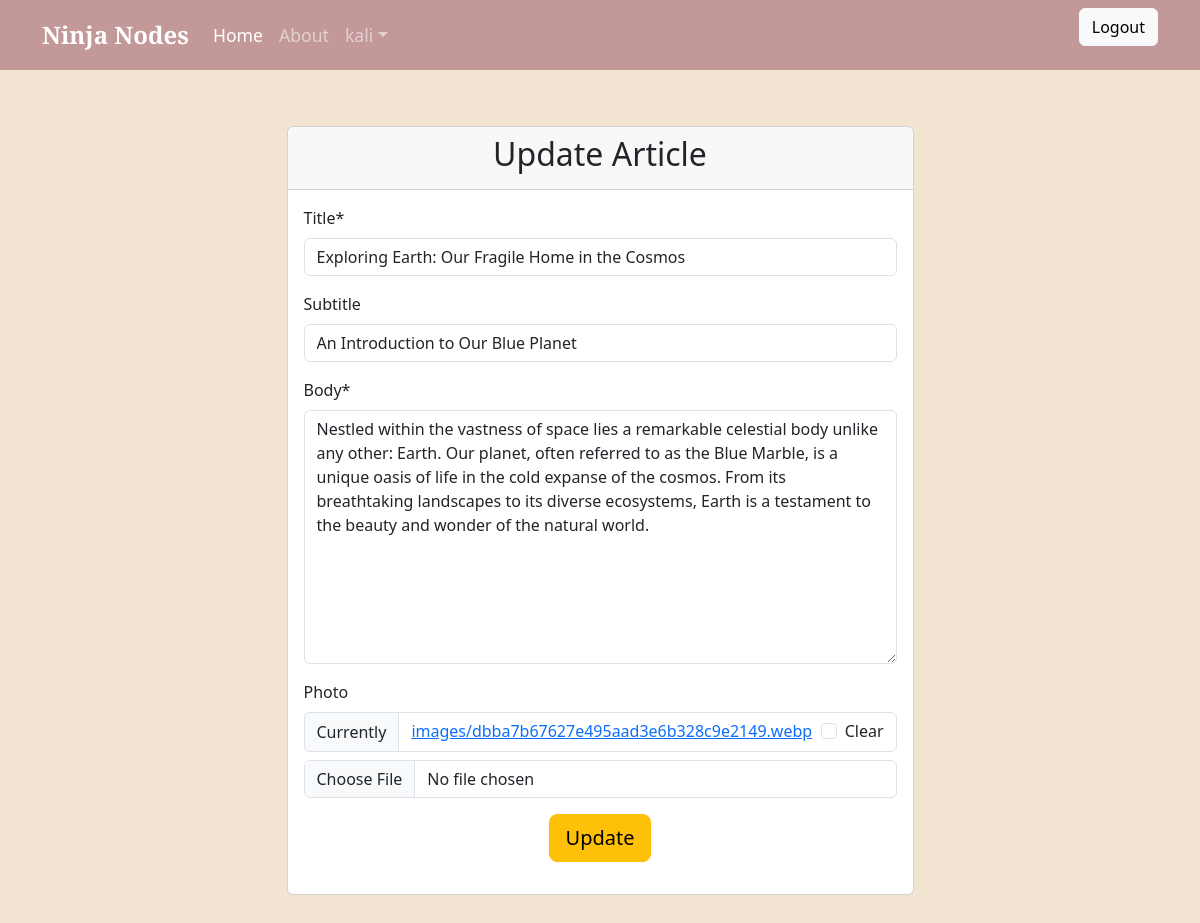
Screenshot of /update/article/10/ (signed in) with the database file from the repository.
### accounts/models.py (models this page shows)
class CustomUser(AbstractUser):
    date_of_birth = models.DateTimeField(null=True, blank=True)

### articles/models.py (models this page shows, shortened)
class Article(models.Model):
    title = models.CharField(max_length=255)
    subtitle = models.CharField(max_length=255, blank=True)
    body = RichTextField()
    photo = models.ImageField(upload_to="images/", blank=True)
    date = models.DateTimeField(auto_now_add=True)
    author = models.ForeignKey(get_user_model(), on_delete=models.CASCADE)

### articles/views.py (the view)
# urls.py: path('update/article/<int:pk>/', ArticleUpdateView.as_view(), name='update'),
class ArticleUpdateView(LoginRequiredMixin,UserPassesTestMixin, UpdateView):
    model = Article
    fields = ['title', 'subtitle', 'body', 'photo']
    template_name = "update_view.html"
    success_url = reverse_lazy("home")
    def test_func(self):
        obj = self.get_object()
        return obj.author == self.request.user

### templates/update_view.html (shortened to what this page needs)
{% extends 'base.html' %}
{% load crispy_forms_tags %}
{% block content %}
<div class="container py-5">
    <div class="row justify-content-center">
        <div class="col-md-7">
            <div class="card custom-card">
                <div class="card-header custom-card-header text-center">
                    <h2 class="custom-card-title">Update Article</h2>
                </div>
                <div class="card-body custom-card-body">
                    <form method="post" enctype="multipart/form-data">
                        <div class="mb-3">
                            {{ form.title|as_crispy_field }}
                        </div>
                        <div class="mb-3">
                            {{ form.subtitle|as_crispy_field }}
                        </div>
                        <div class="mb-3">
                            {{ form.body|as_crispy_field }}
                        </div>
                        <div class="mb-3">
                            {{ form.photo|as_crispy_field }}
                        </div>
                        <div class="text-center">
                            <button type="submit" class="btn btn-warning btn-lg">Update</button>
                        </div>
                    </form>
                </div>
            </div>
        </div>
    </div>
</div>
{% endblock %}

### templates/base.html (shortened to what this page needs)
{% load static %}
<!DOCTYPE html>
<html lang="en">
<head>
    <link rel="stylesheet" href="{% static 'css/navbar.css' %}">
    <link rel="stylesheet" href="{% static 'css/styles.css' %}">
    <link rel="stylesheet" href="https://cdn.jsdelivr.net/npm/bootstrap@5.3.3/dist/css/bootstrap.min.css">
</head>
<body id="body">
<header>
    <nav class="navbar navbar-expand-lg navbar-dark " id="nav">
        <div class="container">
            <a class="navbar-brand" href="{% url 'about' %}">Ninja Nodes</a>
            <div class="collapse navbar-collapse" id="navbarsExample07">
                <ul class="navbar-nav me-auto mb-2 mb-lg-0">
                    <li class="nav-item">
                        <a class="nav-link active" aria-current="page" href="{% url 'home' %}">Home</a>
                    </li>
                    <li class="nav-item">
                        <a class="nav-link" href="{% url 'about' %}">About</a>
                    </li>
                    {% if user.is_authenticated %}
                    <li class="nav-item dropdown">
                        <a class="nav-link dropdown-toggle" href="#" id="dropdown07" role="button" data-bs-toggle="dropdown" aria-expanded="false">{{ user.username }}</a>
                    </li>
                    {% endif %}
                </ul>
                {% if user.is_authenticated %}
                <form class="d-flex" action="{% url 'logout' %}" method="post">
                    <button type="submit" class="btn btn-light">Logout</button>
                </form>
                {% else %}
                <a href="{% url 'login' %}" class="btn btn-primary me-2">Log In</a>
                <a href="{% url 'signup' %}" class="btn btn-outline-warning">Sign Up</a>
                {% endif %}
            </div>
        </div>
    </nav>
</header>
<div class="container mt-2">
    {% block content %}{% endblock %}
</div>
</body>
</html>

### templates/base.html (style rules this page uses)
.navbar-brand { font-family: 'Playfair Display', serif; font-size: 1.5rem; font-weight: 700; color: #fff; }
.navbar-nav .nav-link { font-size: 1.1rem; transition: color 0.3s ease-in-out, transform 0.3s ease-in-out; }
.navbar-brand { transition: transform 0.2s ease-in-out, color 0.2s ease-in-out; }
#body { background-color:#F1E5D1; }
#nav { background-color:#C39898; }

### rows the page displays
CustomUser: username "kali"
Article: title "Exploring Earth: Our Fragile Home in the Cosmos", subtitle "An Introduction to Our Blue Planet", body "Nestled within the vastness of space lies a remarkable celestial body unlike any other: Earth. Our planet, often referred to as the Blue Marble, is a unique oasis of life in the cold expanse of the cosmos. From its breathtaking landscapes to its diverse ecosystems, Earth is a testament to the beauty and wonder of the natural world."
